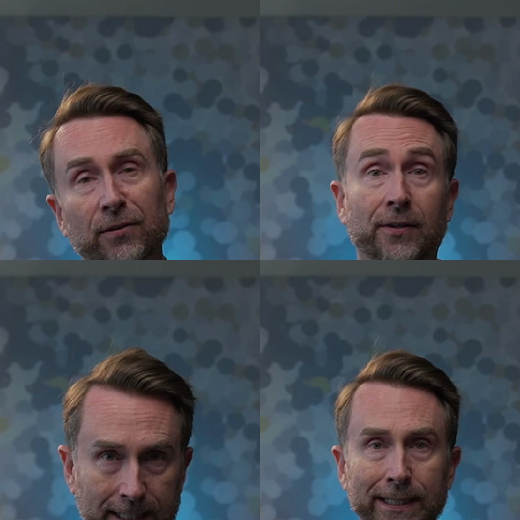
#> input picture tools/cast/cam-refs.png, 1040 x 1040 px (shown at 1/2 size)
$ python pose_clip.py cast/cam-refs.png cast/style.png cast/style.png
#> lines starting #> are read from the running program, lines starting #| are printed output that depends on the picture
### tools/puppet_test.py
"""Cut-out puppet test from two image-AI character sheets (body sheet + head-expression sheet) -> mp4

usage: python3 tools/puppet_test.py BODY_SHEET.png HEAD_SHEET.png OUT.mp4
Coordinates below are in body-sheet pixels, measured by hand for the first test woman (Gemini, 2026-10-27).
The standing body faces right, the head sheet faces left, so the heads are mirrored. White -> transparent.
Beat: she raises her phone (forearm turns at the elbow), looks down at it, then reacts (neutral -> surprised).
"""
import math, os, subprocess, sys, tempfile
import numpy as np
from PIL import Image, ImageDraw, ImageFilter

PAPER = (251, 248, 242)
S = 2.1                         # body sheet -> frame scale
OFF = (540 - 132 * S, 1010 - 425 * S)
HEAD_K = 0.37 * S               # head sheet -> frame scale
HAND_K = 0.40 * S
ELBOW = (196, 168)              # forearm pivot (body sheet), her front arm
FOREARM = [(186, 162), (214, 156), (236, 226), (208, 232)]
HAND_ERASE = [(186, 156), (252, 150), (252, 268), (204, 268), (204, 236), (188, 200)]
HEAD_ERASE = [(78, 0), (182, 0), (182, 86), (165, 88), (120, 90), (78, 88)]
WRIST0 = (220, 228)              # wrist with the arm hanging
NECK = (142, 88)
EYES_BODY, EYES_SHEET = (142, 43), (162, 120)   # eye midpoint: body / mirrored head cell
HAND_WRIST = (928, 408)         # phone hand: wrist point on the body sheet
HAND_BOX = (892, 252, 1010, 425)
CELLS = {"neutral": (0, 0), "happy": (1, 0), "excited": (2, 0), "skeptical": (3, 0),
         "confused": (0, 1), "tired": (1, 1), "worried": (2, 1), "surprised": (3, 1)}


def cutout(im):
    a = np.asarray(im.convert("RGB")).astype(float)
    alpha = np.clip((765 - a.sum(2)) / 90, 0, 1)
    return Image.fromarray(np.dstack([a, alpha * 255]).astype(np.uint8), "RGBA")


# [4 lines left out: function poly_mask, not called in this run]


def up(im, k):
    return im.resize((round(im.width * k), round(im.height * k)), Image.LANCZOS)


# [11 lines left out: function build, not called in this run]


def F(p):
    return (OFF[0] + p[0] * S, OFF[1] + p[1] * S)


# [7 lines left out: function paste_rot, not called in this run]


def ease(t):
    t = min(max(t, 0), 1)
    return t * t * (3 - 2 * t)


# [43 lines left out: functions frame_at, main, not called in this run]


# [2 lines that do not run on import are left out]

### tools/motion_comic_test.py
"""Motion-comic test: the realistic puppet held still; life comes from camera, expression cuts and line boil -> mp4

usage: python3 tools/motion_comic_test.py BODY_SHEET.png HEAD_SHEET.png OUT.mp4
No limb turns. Beat: slow push-in on a neutral woman; at 2.3 s a hard cut to the surprised head with a small
jolt and a short punch-in. The lines boil on threes (3 displacement variants per head, like svgpieces).
"""
import subprocess, sys, tempfile
import numpy as np
from PIL import Image
import puppet_test as P

FOCUS = (540, 430)      # push-in centre (her upper body)
BOIL = 1.4              # boil amplitude in pixels


# [9 lines left out: function still, not called in this run]


def noise(rng, n=18):
    g = rng.normal(0, 1, (n, n)).astype(np.float32)
    return np.asarray(Image.fromarray(g, "F").resize((1080, 1080), Image.BICUBIC))


def boil(img, rng):
    dx, dy = noise(rng) * BOIL, noise(rng) * BOIL
    yy, xx = np.mgrid[0:1080, 0:1080].astype(np.float32)
    x, y = np.clip(xx + dx, 0, 1078), np.clip(yy + dy, 0, 1078)
    x0, y0 = x.astype(int), y.astype(int); fx, fy = (x - x0)[..., None], (y - y0)[..., None]
    a, b, c, d = img[y0, x0], img[y0, x0 + 1], img[y0 + 1, x0], img[y0 + 1, x0 + 1]
    return Image.fromarray((a * (1 - fx) * (1 - fy) + b * fx * (1 - fy) + c * (1 - fx) * fy + d * fx * fy).astype(np.uint8))


# [26 lines left out: functions camera, main, not called in this run]


# [2 lines that do not run on import are left out]

### tools/pose_clip.py
"""Pose-cut motion comic: 3 generated poses, registered on the feet, phone prop behind the grip hand."""
import os, subprocess, sys, tempfile
import numpy as np
from PIL import Image, ImageDraw
sys.path.insert(0, os.path.dirname(os.path.abspath(__file__)))
import puppet_test as P
from motion_comic_test import boil
SRC, OUT, MODE = sys.argv[1], sys.argv[2], sys.argv[3]       # MODE = cut | dissolve
K = 1.6
sheet = P.cutout(Image.open(SRC))
#> in cutout, `alpha = np.clip((765 - a.sum(2)) / 90, 0, 1)`: alpha: shape (1040, 1040) float64; every value is 1
a = np.asarray(sheet.getchannel("A")) > 40
#> a: shape (1040, 1040) bool; every value is 1
cols = np.where(a.sum(0) > 2)[0]
#> cols = 1040 values from 0 to 1039
splits = np.split(cols, np.where(np.diff(cols) > 30)[0] + 1)
#> splits = 1 item
figs = []
for c in splits:
    x0, x1 = c[0], c[-1] + 1
    rows = np.where(a[:, x0:x1].sum(1) > 0)[0]; y0, y1 = rows[0], rows[-1] + 1
    sub = a[y0:y1, x0:x1]; h = y1 - y0
    legs = sub[int(h * .6):int(h * .9)]
    cx = np.nonzero(legs)[1].mean()                       # leg centre = register point
    figs.append((sheet.crop((x0, y0, x1, y1)), cx, y1))
#> this loop made 1 pass
#> (x0, x1, y0, y1, h, cx) on pass 1: (0, 1040, 0, 1040, 1040, 519.5)
#> after the loop, figs = 1 item
print([(f[0].size, round(f[1])) for f in figs])
#| [((1040, 1040), 520)]

def phone(fig):
    """grey-ochre phone behind the curled fingers of pose 1"""
    im = Image.new("RGBA", fig.size)
    d = ImageDraw.Draw(im)
    x, y = PX, PY
    d.rounded_rectangle([x - 11, y - 22, x + 11, y + 22], 4, fill=(120, 88, 52, 255), outline=(52, 38, 30, 255), width=2)
    d.rounded_rectangle([x - 8, y - 18, x + 8, y + 18], 2, fill=(244, 226, 190, 255))
    im.alpha_composite(fig); return im

def frame_for(i_pose):
    fig, cx, bottom = figs[i_pose]
    if i_pose == 0: fig = phone(fig)
    fr = Image.new("RGBA", (1080, 1080), P.PAPER + (255,))
    f = P.up(fig, K)
    fr.alpha_composite(f, (int(540 - cx * K), int(1040 - f.height)))
    return np.asarray(fr.convert("RGB")).astype(float)

PX, PY = map(int, sys.argv[4:6]) if len(sys.argv) > 5 else (0, 0)
rng = np.random.default_rng(2)
var = [[boil(frame_for(p), rng) for _ in range(3)] for p in range(3)]
#> in frame_for, `fig, cx, bottom = figs[i_pose]`: cx = 519.5; bottom = 1040
#> in phone, `im = Image.new("RGBA", fig.size)`: im: PIL image 1040x1040 RGBA; every value is 0
#> in boil, `x, y = np.clip(xx + dx, 0, 1078), np.clip(yy + dy, 0, 1078)`:
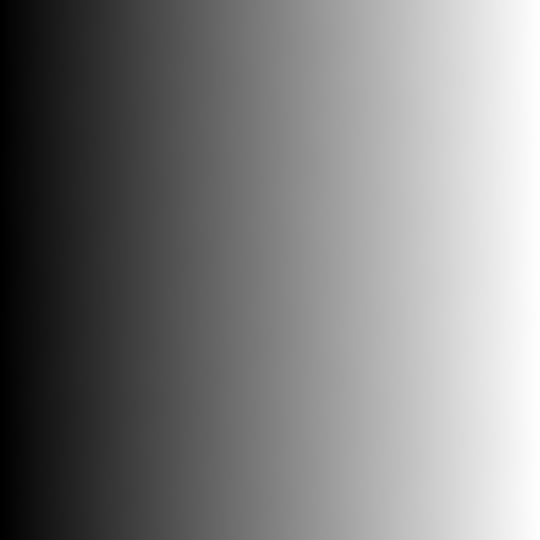
#> x: shape (1080, 1080) float32 (shown at 1/2 size); min 0, max 1078, mean 539.4; drawn with min black and max white
#> in boil, `x, y = np.clip(xx + dx, 0, 1078), np.clip(yy + dy, 0, 1078)`:
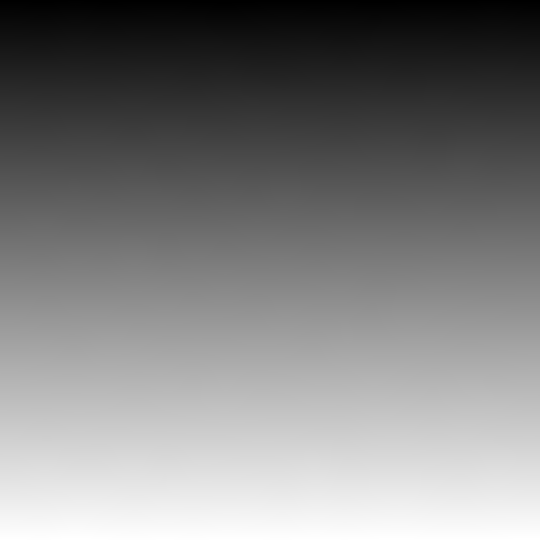
#> y: shape (1080, 1080) float32 (shown at 1/2 size); min 0, max 1078, mean 539.4; drawn with min black and max white
#> in boil, `x0, y0 = (x.astype(int), y.astype(int))`:
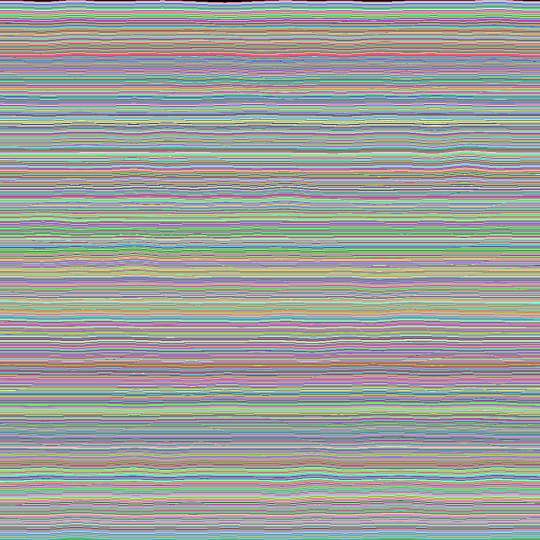
#> y0: shape (1080, 1080) int64 (shown at 1/2 size); 1079 distinct labels, from 0 to 1078; one colour per label, 0 black
#> in boil (call 2), `x0, y0 = (x.astype(int), y.astype(int))`:
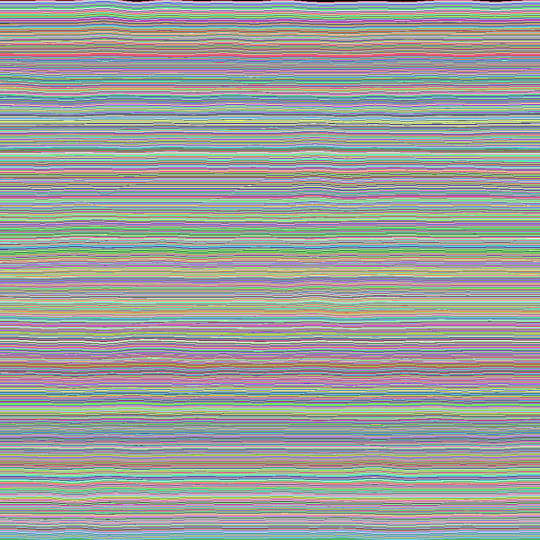
#> y0: shape (1080, 1080) int64 (shown at 1/2 size); 1079 distinct labels, from 0 to 1078; one colour per label, 0 black
#> in boil (call 2), `fx, fy = ((x - x0)[..., None], (y - y0)[..., None])`:
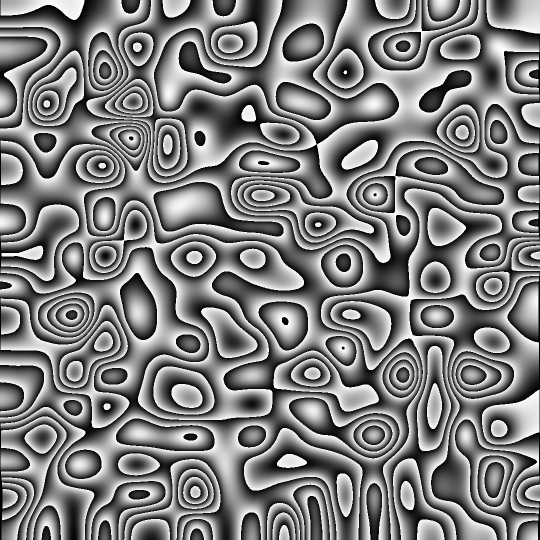
#> fx: shape (1080, 1080, 1) float64 (shown at 1/2 size); min 0, max 1, mean 0.499
#> in boil (call 2), `fx, fy = ((x - x0)[..., None], (y - y0)[..., None])`:
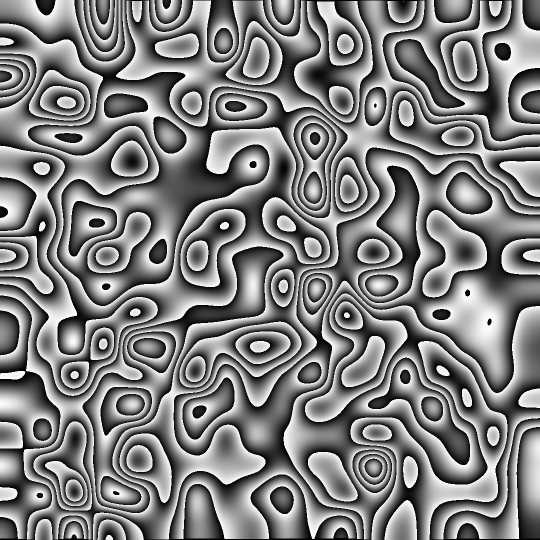
#> fy: shape (1080, 1080, 1) float64 (shown at 1/2 size); min 0, max 1, mean 0.502
#> in noise (call 6), `return np.asarray(Image.fromarray(g, "F").resize((1080, 1080), Image.B..`:
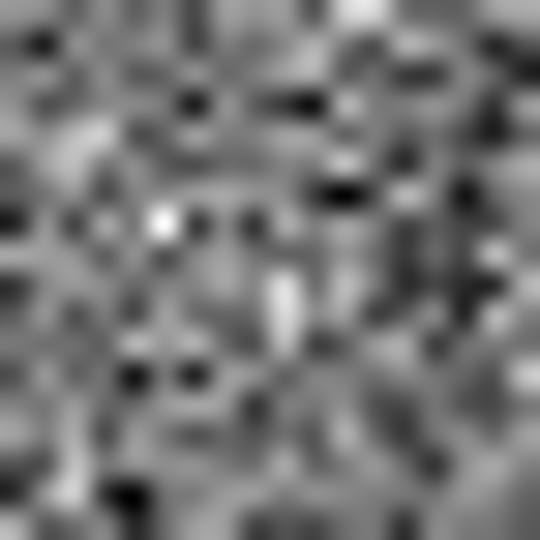
#> returned value: shape (1080, 1080) float32 (shown at 1/2 size); min -2.78, max 3.11, mean -0.0734; drawn with min black and max white
#> (the run stopped early here; a loop or call above may not have finished)
